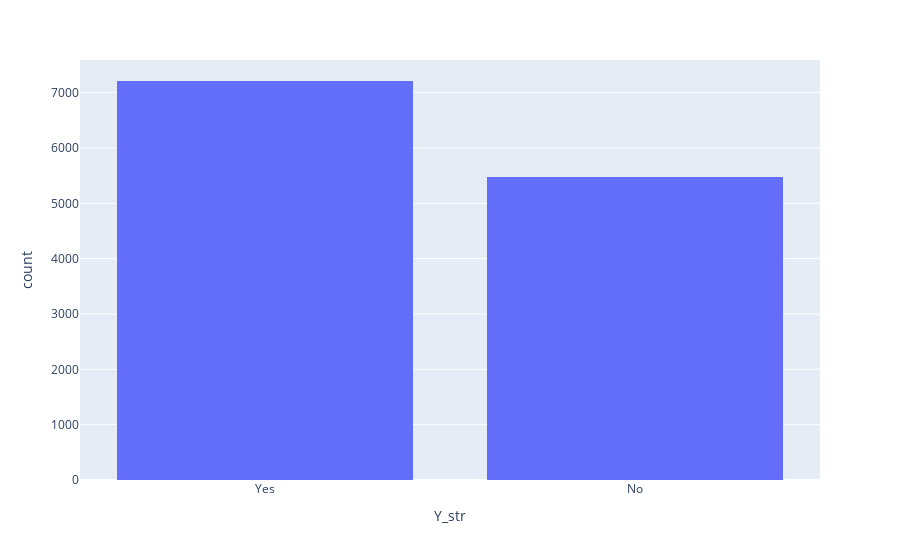

The code cell stored with this chart in its notebook:
### Markdown cell above
5. Use a bar plot to visualize the `coupon` column.

### Code cell
sns.histplot(df_2['Y_str'],bins=2)
px.histogram(df_2,x='Y_str')

### Figure 1 — Plotly figure (JSON) as saved in the notebook; plotly's stock layout.template omitted (floating-point values rounded to 4 significant figures; data arrays with more than 128 entries replaced by an {"elided": "..."} marker saying what was removed)
{"data": [{"alignmentgroup": "True", "bingroup": "x", "hovertemplate": "Y_str=%{x}<br>count=%{y}<extra></extra>", "legendgroup": "", "marker": {"color": "#636efa", "pattern": {"shape": ""}}, "name": "", "offsetgroup": "", "orientation": "v", "showlegend": false, "type": "histogram", "x": {"elided": "12684 str values"}, "xaxis": "x", "yaxis": "y"}], "layout": {"barmode": "relative", "legend": {"tracegroupgap": 0}, "margin": {"t": 60}, "xaxis": {"anchor": "y", "domain": [0, 1], "title": {"text": "Y_str"}}, "yaxis": {"anchor": "x", "domain": [0, 1], "title": {"text": "count"}}}}
